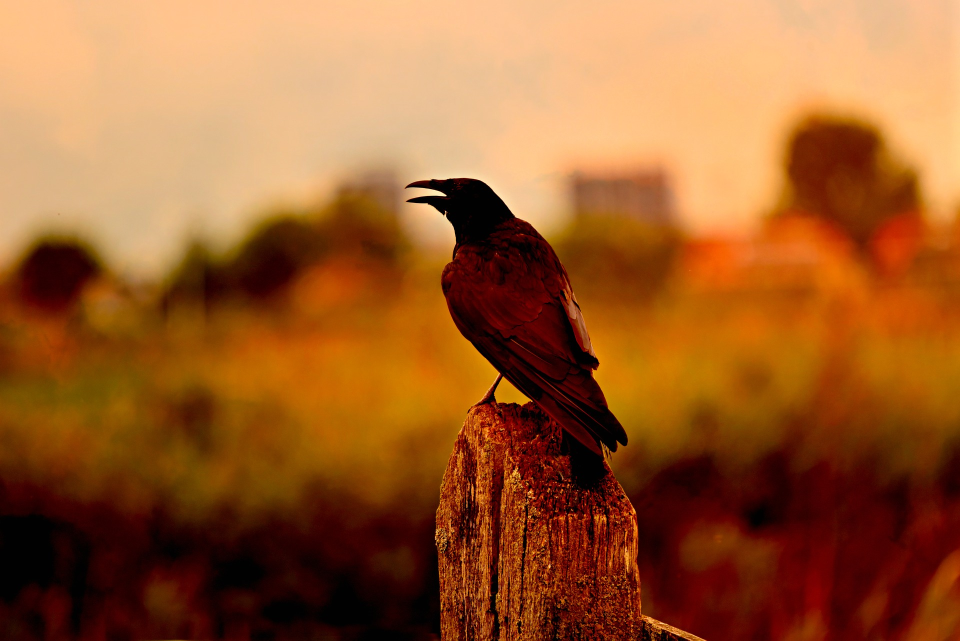
#> input picture workspaces/kit_vision/src/crow.jpg, 1920 x 1281 px (shown at 1/2 size)
$ jupyter execute chapter05.ipynb
#> lines starting #> are read from the running program, lines starting #| are printed output that depends on the picture; after the words box and inside, x2 and y2 are one past the last pixel; in counts of white or black regions, pixels touching at a corner belong together
[cell 1]
import cv2

src = cv2.imread("crow.jpg")
#> src is the input picture: shape (1281, 1920, 3); mean B, G, R 45.6, 92.5, 154.7
dst = cv2.cvtColor(src, cv2.COLOR_BGR2HSV)
#> dst: shape (1281, 1920, 3); mean H, S, V 17.6, 201.4, 154.8

cv2.imshow("dst", dst)
cv2.waitKey(0)
cv2.destroyAllWindows()

[cell 2]
import cv2

src = cv2.imread("tomato.jpg")
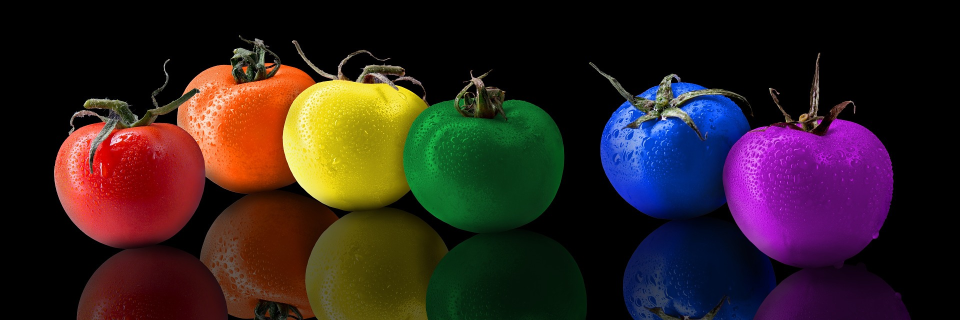
#> input picture workspaces/kit_vision/src/tomato.jpg, 1920 x 640 px (shown at 1/2 size)
#> src is the input picture: shape (640, 1920, 3); mean B, G, R 31.7, 32.7, 48.2
hsv = cv2.cvtColor(src, cv2.COLOR_BGR2HSV)
#> hsv: shape (640, 1920, 3); mean H, S, V 44.6, 125.1, 63.6

h, s, v = cv2.split(hsv)
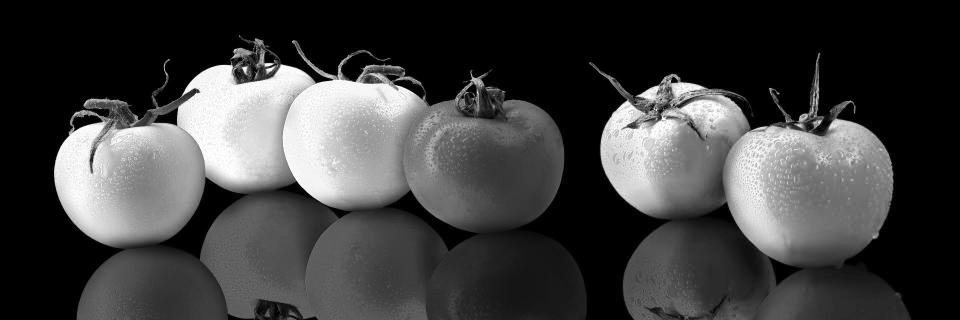
#> v: shape (640, 1920) (shown at 1/2 size); min 0, max 255, mean 63.6
h_red = cv2.inRange(h, 0, 5)
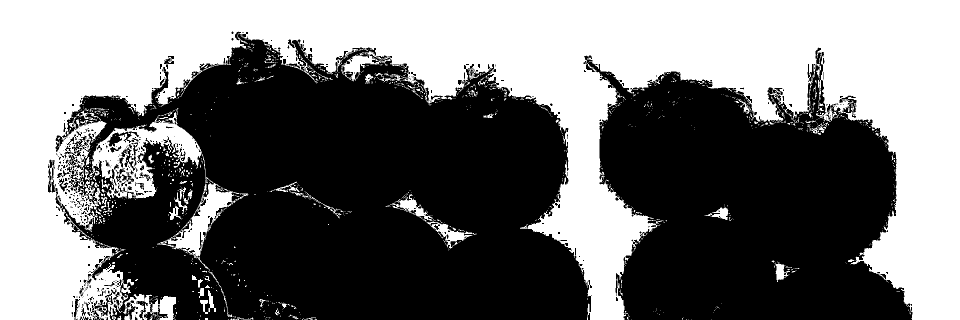
#> h_red: shape (640, 1920) (shown at 1/2 size); 45.6% white; 1217 white regions (1103 under 20 px), largest, box (x1, y1, x2, y2) and area: (0, 0, 1920, 640) 521300, (179, 218, 426, 398) 14251, (314, 365, 497, 634) 6758

dst = cv2.bitwise_and(hsv, hsv, mask = h_red)
#> dst: shape (640, 1920, 3); mean H, S, V 0, 8.8, 4.9
dst = cv2.cvtColor(dst, cv2.COLOR_HSV2BGR)

cv2.imshow("dst", dst)
cv2.waitKey(0)
cv2.destroyAllWindows()

[cell 3]
import cv2

src = cv2.imread("tomato.jpg")
hsv = cv2.cvtColor(src, cv2.COLOR_BGR2HSV)

h, s, v = cv2.split(hsv)

orange = cv2.inRange(hsv, (8, 100, 100), (20, 255, 255))
#> orange: shape (640, 1920); 3.9% white; 949 white regions (891 under 20 px), largest, box (x1, y1, x2, y2) and area: (354, 128, 632, 382) 42349, (531, 131, 551, 150) 157, (1598, 229, 1614, 245) 149
blue = cv2.inRange(hsv, (110, 100, 100), (130, 255, 255))
#> blue: shape (640, 1920); 3.6% white; 196 white regions (188 under 20 px), largest, box (x1, y1, x2, y2) and area: (1201, 189, 1499, 429) 42264, (1342, 163, 1416, 197) 1082, (1273, 170, 1319, 201) 563
mix_color = cv2.addWeighted(orange, 1.0, blue, 1.0, 0.0)
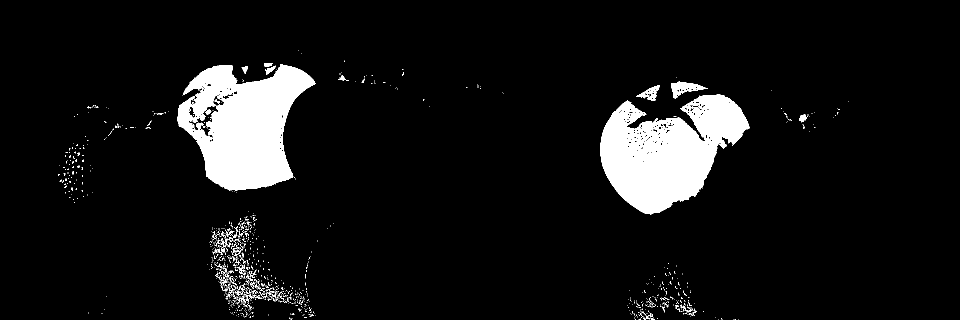
#> mix_color: shape (640, 1920) (shown at 1/2 size); 7.5% white; 1145 white regions (1079 under 20 px), largest, box (x1, y1, x2, y2) and area: (354, 128, 632, 382) 42349, (1201, 189, 1499, 429) 42264, (1342, 163, 1416, 197) 1082

dst = cv2.bitwise_and(hsv, hsv, mask = mix_color)
#> dst: shape (640, 1920, 3); mean H, S, V 4.4, 16.7, 14.6
dst = cv2.cvtColor(dst, cv2.COLOR_HSV2BGR)

cv2.imshow("dst", dst)
cv2.waitKey(0)
cv2.destroyAllWindows()

[cell 4]
import cv2

src = cv2.imread("swan.jpg")
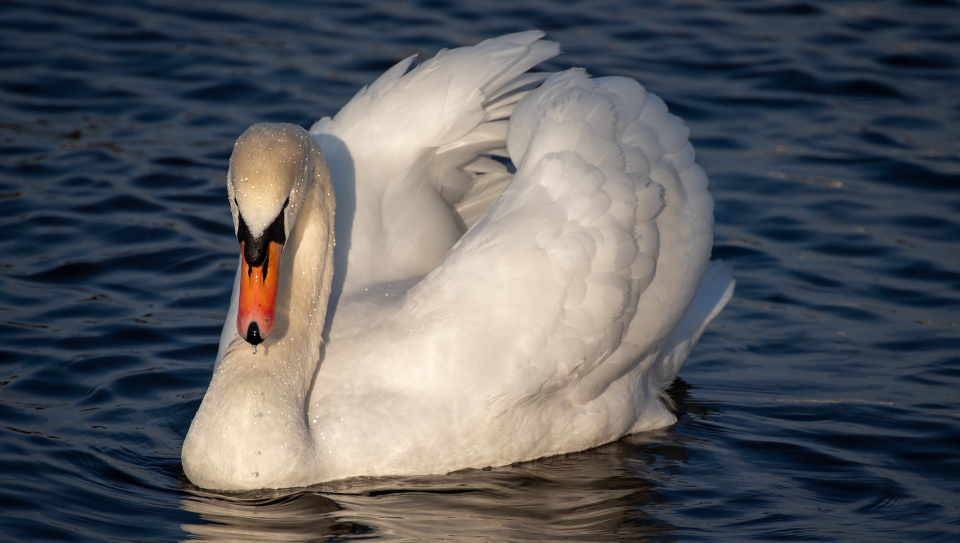
#> input picture workspaces/kit_vision/src/swan.jpg, 1920 x 1085 px (shown at 1/2 size)
#> src is the input picture: shape (1085, 1920, 3); mean B, G, R 94.3, 90.8, 88.6
_, binary = cv2.threshold(src, 127, 255, cv2.THRESH_BINARY)

cv2.imshow("binary", binary)
cv2.waitKey(0)
cv2.destroyAllWindows()

[cell 5]
import cv2

src = cv2.imread("swan.jpg")
gray = cv2.cvtColor(src, cv2.COLOR_BGR2GRAY)
binary = cv2.adaptiveThreshold(gray, 255, cv2.ADAPTIVE_THRESH_MEAN_C, cv2.THRESH_BINARY, 33, -5)
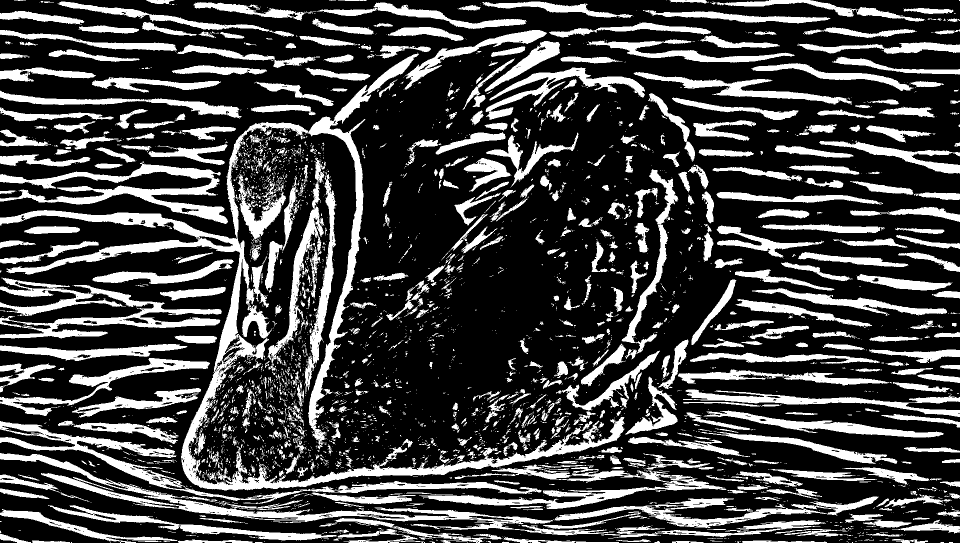
#> binary: shape (1085, 1920) (shown at 1/2 size); 26.9% white; 3700 white regions (2921 under 20 px), largest, box (x1, y1, x2, y2) and area: (0, 107, 1249, 981) 60970, (0, 906, 1229, 1071) 18721, (0, 842, 1083, 1008) 15700

cv2.imshow("binary", binary)
cv2.waitKey(0)
cv2.destroyAllWindows()

[cell 6]
import cv2
import numpy as np

src1 = np.array([[9, 2], [1, 1]], dtype=np.double)
src2 = np.array([38, 5], dtype=np.double)

dst = cv2.solve(src1, src2, flags=cv2.DECOMP_LU)
print(dst)

[cell 7]
# 이미지 연산
import cv2

src = cv2.imread("swan.jpg")

offset = np.full(src.shape, 50, dtype =np.uint8)

operated = cv2.add(src, offset)

dst = np.concatenate((src, operated), axis=0)
#> dst: shape (2170, 1920, 3)

cv2.namedWindow("dst", flags=cv2.WINDOW_FREERATIO)
cv2.resizeWindow("dst", 640, 960)
cv2.imshow("dst", dst)
cv2.waitKey(0)
cv2.destroyAllWindows()

[cell 8]
# 이미지 연산
import cv2

src = cv2.imread("swan.jpg")

offset = np.full(src.shape, 50, dtype =np.uint8)

operated = cv2.subtract(src, offset)

dst = np.concatenate((src, operated), axis=0)

cv2.namedWindow("dst", flags=cv2.WINDOW_FREERATIO)
cv2.resizeWindow("dst", 640, 960)
cv2.imshow("dst", dst)
cv2.waitKey(0)
cv2.destroyAllWindows()

[cell 9]
# 이미지 연산
import cv2

src = cv2.imread("swan.jpg")

offset = np.full(src.shape, 128, dtype =np.uint8)

operated = cv2.max(src, offset)
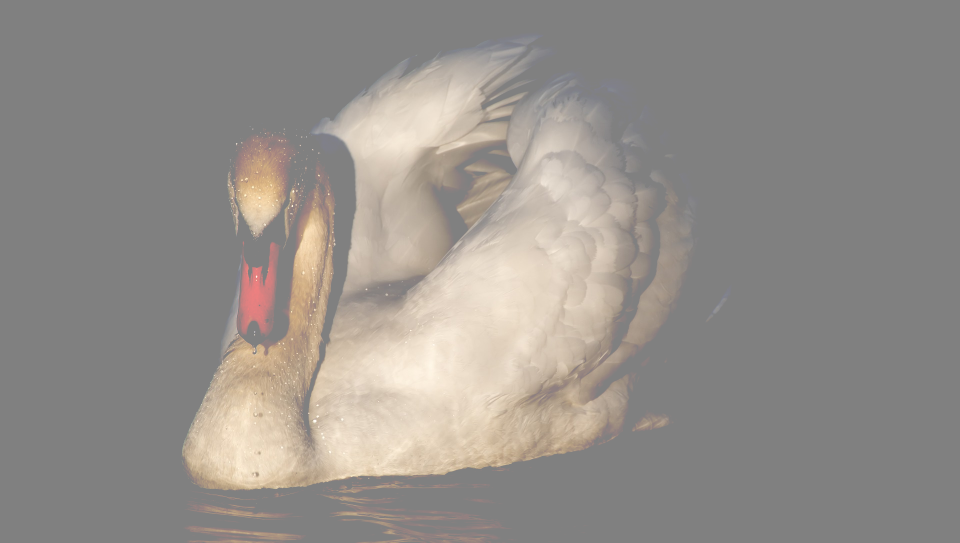
#> operated: shape (1085, 1920, 3) (shown at 1/2 size); mean B, G, R 138.9, 143.5, 148.3

dst = np.concatenate((src, operated), axis=0)

cv2.namedWindow("dst", flags=cv2.WINDOW_FREERATIO)
cv2.resizeWindow("dst", 640, 960)
cv2.imshow("dst", dst)
cv2.waitKey(0)
cv2.destroyAllWindows()

[cell 10]
# 이미지 연산
import cv2

src = cv2.imread("swan.jpg")

offset = np.full(src.shape, 128, dtype =np.uint8)

operated = cv2.min(src, offset)

dst = np.concatenate((src, operated), axis=0)
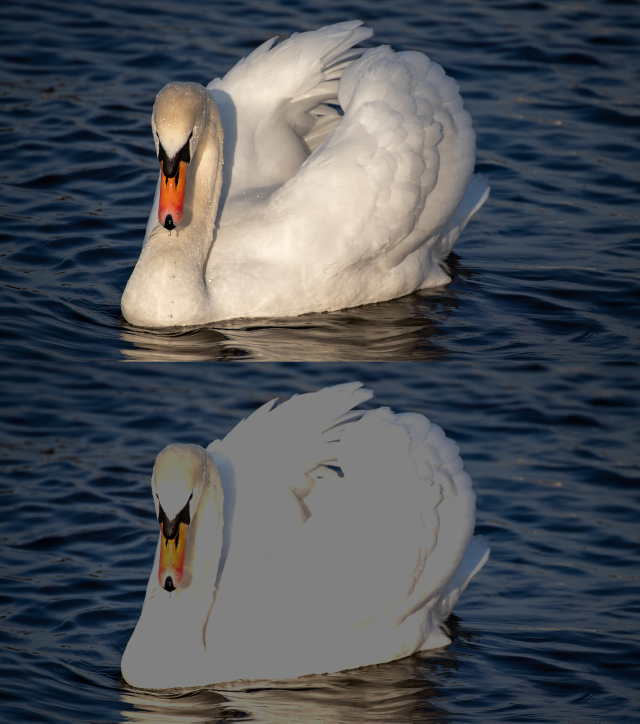
#> dst: shape (2170, 1920, 3) (shown at 1/3 size); mean B, G, R 88.9, 83.1, 78.5

cv2.namedWindow("dst", flags=cv2.WINDOW_FREERATIO)
cv2.resizeWindow("dst", 640, 960)
cv2.imshow("dst", dst)
cv2.waitKey(0)
cv2.destroyAllWindows()

[cell 11]
# 원본 이미지 히스토그램
import cv2
from matplotlib import pyplot as plt
img = cv2.imread("swan.jpg")

color = ('b','g','r')
for i,col in enumerate(color):
    histr = cv2.calcHist([img],[i],None,[256],[0,256])
    plt.plot(histr,color = col)
    plt.xlim([0,256])
    plt.ylim([0, 42000])
plt.show()
#> figure, not shown here; curve peaks at x = 74, y = 36383; curve peaks at x = 61, y = 30959; curve peaks at x = 5, y = 40433

[cell 12]
# add 연산 결과 이미지 히스토그램
import cv2
from matplotlib import pyplot as plt
src = cv2.imread("swan.jpg")
offset = np.full(src.shape, 50, dtype =np.uint8)
operated = cv2.add(src, offset)

color = ('b','g','r')
for i,col in enumerate(color):
    histr = cv2.calcHist([operated],[i],None,[256],[0,256])
    plt.plot(histr,color = col)
    plt.xlim([0,256])
    plt.ylim([0, 42000])
plt.show()
#> figure, not shown here; curve peaks at x = 124, y = 36383; curve peaks at x = 255, y = 172425; curve peaks at x = 255, y = 279194

[cell 13]
# max 연산 결과 이미지 히스토그램
import cv2
from matplotlib import pyplot as plt
src = cv2.imread("swan.jpg")
offset = np.full(src.shape, 128, dtype =np.uint8)
operated = cv2.max(src, offset)

color = ('b','g','r')
for i,col in enumerate(color):
    histr = cv2.calcHist([operated],[i],None,[256],[0,256])
    plt.plot(histr,color = col)
    plt.xlim([0,256])
    plt.ylim([0, 42000])
plt.show()
#> figure, not shown here; curve peaks at x = 128, y = 1531339; curve peaks at x = 128, y = 1488527; curve peaks at x = 128, y = 1441369

[cell 14]
# min 연산 결과 이미지 히스토그램
import cv2
from matplotlib import pyplot as plt
src = cv2.imread("swan.jpg")
offset = np.full(src.shape, 128, dtype =np.uint8)
operated = cv2.min(src, offset)

color = ('b','g','r')
for i,col in enumerate(color):
    histr = cv2.calcHist([operated],[i],None,[256],[0,256])
    plt.plot(histr,color = col)
    plt.xlim([0,256])
    plt.ylim([0, 42000])
plt.show()
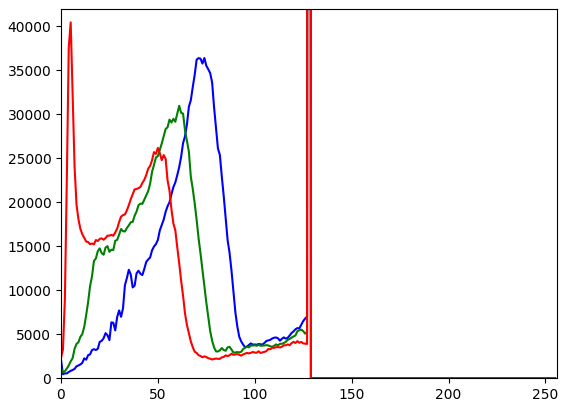
#> figure drawn by matplotlib, 1 panel; curve peaks at x = 128, y = 559150; curve peaks at x = 128, y = 599778; curve peaks at x = 128, y = 645713

[cell 15]
import cv2

src = cv2.imread("crescent.jpg")
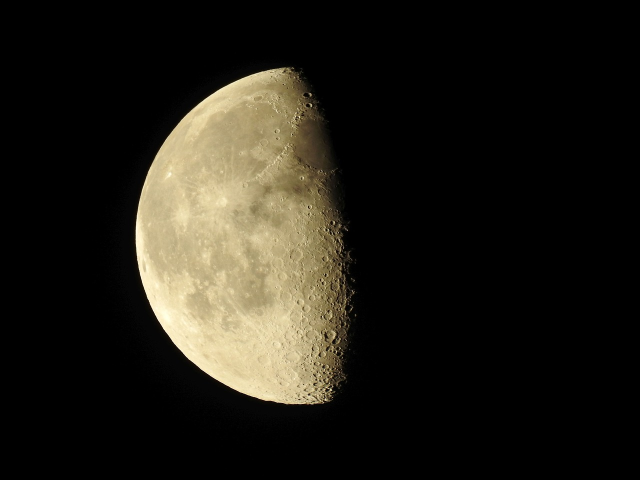
#> input picture workspaces/kit_vision/src/crescent.jpg, 1280 x 960 px (shown at 1/2 size)
#> src is the input picture: shape (960, 1280, 3); mean B, G, R 22.9, 30.6, 33.5

dst = cv2.bilateralFilter(src, 100, 33, 11, borderType=cv2.BORDER_ISOLATED)
#> dst: shape (960, 1280, 3)

cv2.imshow("dst", dst)
cv2.waitKey(0)
cv2.destroyAllWindows()
